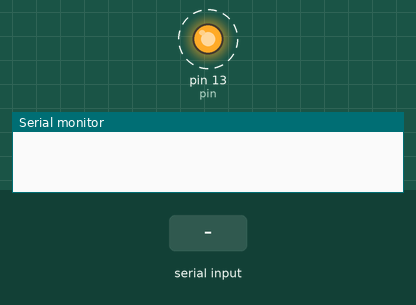
Recording of a sketch running on a simulated Arduino Uno, built with avr-gcc and run on an emulated ATmega328P. On the bench: output pins drawn as LEDs (lit = HIGH), the last lines printed to the serial monitor. Dashed ring = blinking. Inputs (shaded band) come from the test bench.

Above: at 1.06 s.
1.3 s: "90,45\n" received over Serial
At 2.2 s:
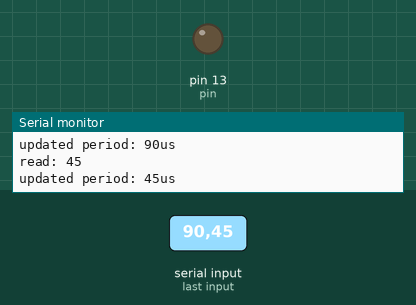
4.0 s: "30,150\n" received over Serial
At 5.9 s:
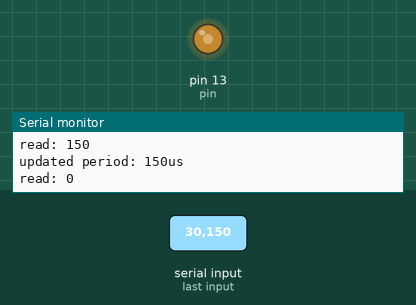
Timing chart, 0 to 7.4 s (numbered marks = the images above; inputs shaded):
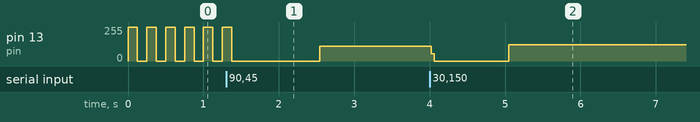

The sketch:

delay_setter.ino
```cpp
// program that generates a square wave based on the half-period
// which is received as a serial port input
// input is in microseconds

// variables
unsigned long t = 125; // wait time
unsigned long value_read = 0; // value read from serial

int pin = 13; // the pin to generate the signal on
int bitmask = 1 << (pin-8); // the port covers bits from 8 to 13, so that's why minus 8

// the function pointer to use to wait
void (*waitfunc)(unsigned long) = &delay;

void setup() {
  DDRB = bitmask;
  Serial.begin(9600);
  // noInterrupts(); // for some reason this messes up EVERYTHING
  // cli();
}

void loop() {
  if(Serial.available()) {
    value_read = Serial.parseInt();
    Serial.println(String("read: ") + String(value_read));

    // here set in microseconds and use the us function
    if(value_read >= 1 && value_read < 16000) {
      t = value_read;
      waitfunc = &myDelayMicroseconds;
      Serial.println(String("updated period: ") + String(t) + String("us"));
    }

    // here set in milliseconds and use the ms function
    else if(value_read >= 16000 && value_read < 1000000) {
      t = value_read / 1000;
      waitfunc = &delay;
      Serial.println(String("updated period: ") + String(t) + String("ms"));
    }
  }

  // on and off
  PORTB = bitmask;
  waitfunc(t);
  PORTB = 0;
  waitfunc(t);
}

inline void myDelayMicroseconds(unsigned long us) {
  // this is a terrible hack
  // basically the types of delay and delayMicroseconds don't match
  // so therefore I need to define this to be able to assign them to the function pointer
  delayMicroseconds((unsigned int)us);
}
```

Measured:
- after the input at 4.0 s, pin 13 (pin): 110/255 → 0/255 at once, → 122/255 1.0 s later
